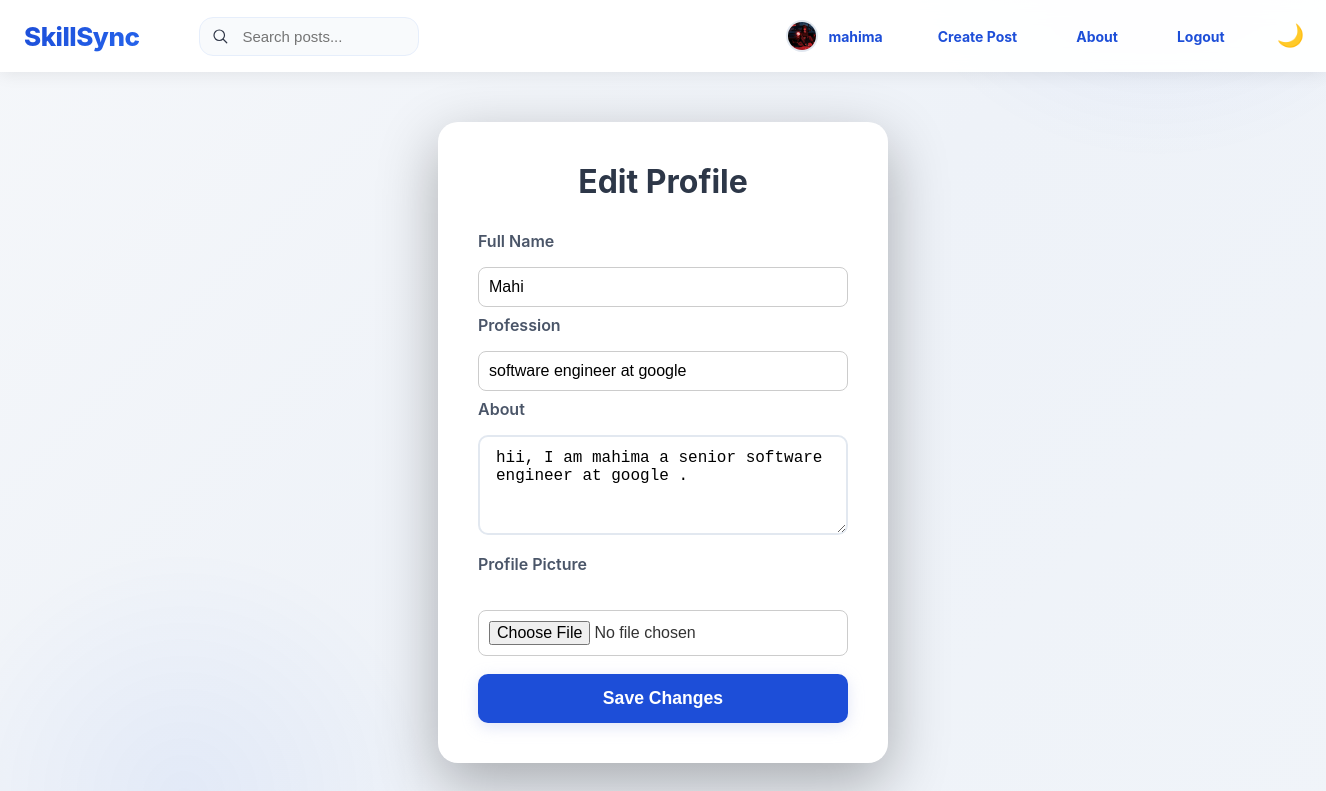
Screenshot of /edit-profile/ (signed in) with the database file from the repository.
### main/models.py (models this page shows, shortened)
class Profile(models.Model):
    user = models.OneToOneField(User, on_delete=models.CASCADE)
    full_name = models.CharField(max_length=100, blank=True)
    profession = models.CharField(max_length=100, blank=True)
    about = models.TextField(blank=True)
    profile_picture = models.ImageField(upload_to='profile_pics/', default='profile_pics/default.jpg')
    def get_profile_picture_url(self):
        if self.profile_picture:
            try:
                if self.profile_picture.storage.exists(self.profile_picture.name):
                    if 'default' not in self.profile_picture.name:
                        return self.profile_picture.url
            except:
                pass
        return None

### main/views.py (the view)
# urls.py: path('edit-profile/', views.edit_profile, name='edit_profile'),
@login_required
def edit_profile(request):
    profile, created = Profile.objects.get_or_create(user=request.user)
    if request.method == 'POST':
        form = ProfileForm(request.POST, request.FILES, instance=profile)
        if form.is_valid():
            form.save()
            messages.success(request, "Your profile has been updated successfully!")
            return redirect('view_profile', username=request.user.username)
        else:
            messages.error(request, "Please correct the errors below.")
    else:
        form = ProfileForm(instance=profile)
    return render(request, 'profile_edit.html', {'form': form})

### main/forms.py
class ProfileForm(forms.ModelForm):
    class Meta:
        model = Profile
        fields = ['full_name', 'profession', 'about', 'profile_picture']

### main/templates/profile_edit.html (shortened to what this page needs)
{% extends 'base.html' %}
{% block content %}
<div class="center-card">
    <div class="register-card">
        <h2>Edit Profile</h2>
        <form method="POST" enctype="multipart/form-data" novalidate>
            <div class="form-container">
                <div class="mb-3">
                    <label class="form-label">Full Name</label>
                    <input type="text" name="full_name"
                           class="form-control {% if form.full_name.errors %}is-invalid{% endif %}"
                           placeholder="Enter your full name"
                           value="{{ form.full_name.value|default:'' }}" required>
                </div>
                <div class="mb-3">
                    <label class="form-label">Profession</label>
                    <input type="text" name="profession"
                           class="form-control {% if form.profession.errors %}is-invalid{% endif %}"
                           placeholder="Your profession"
                           value="{{ form.profession.value|default:'' }}">
                </div>
                <div class="mb-3">
                    <label class="form-label">About</label>
                    <textarea name="about" rows="4"
                              class="form-control {% if form.about.errors %}is-invalid{% endif %}"
                              placeholder="Tell us about yourself">{{ form.about.value|default:'' }}</textarea>
                </div>
                <div class="mb-3">
                    <label class="form-label">Profile Picture</label><br>
                    <input type="file" name="profile_pic" class="form-control" accept="image/*">
                </div>
                <button type="submit" class="btn-register">Save Changes</button>
            </div>
        </form>
    </div>
</div>
{% endblock %}

### main/templates/base.html (shortened to what this page needs)
{% load static %}
<!DOCTYPE html>
<html lang="en">
<head>
    <link rel="stylesheet" href="{% static 'css/style.css' %}">
</head>
<body>
    <nav class="navbar">
        <a href="{% url 'home' %}" class="logo">SkillSync</a>
        <form action="{% url 'search' %}" method="get" class="search-form" role="search" aria-label="Search posts">
            <div class="search-input-wrapper">
                <input type="search" name="q" placeholder="Search posts..." aria-label="Search posts">
            </div>
        </form>
        <div class="nav-links">
    {% if user.is_authenticated %}
        <a href="{% url 'view_profile' user.username %}" class="profile-link NavtBtn" title="{{ user.username }}">
            <div class="navbar-avatar-wrapper">
                {% if user.profile.profile_picture and user.profile.get_profile_picture_url %}
                    <img src="{{ user.profile.get_profile_picture_url }}"
                         class="navbar-profile-img"
                         alt="{{ user.username }}"
                         onerror="handleImageError(this)">
                {% else %}
                    <div class="navbar-avatar-fallback" style="position: static; display: flex;">
                        {{ user.username|first|upper }}
                    </div>
                {% endif %}
            </div>
            <span>{{ user.username }}</span>
        </a>
        <a href="{% url 'add_content' %}" class="NavtBtn">Create Post</a>
        <a href="{% url 'about' %}" class="NavtBtn">About</a>
        <a href="{% url 'logout' %}" class="NavtBtn">Logout</a>
    {% else %}
        <a href="{% url 'login' %}" class="NavtBtn">Login</a>
        <a href="{% url 'register' %}" class="NavtBtn">Register</a>
        <a href="{% url 'about' %}" class="NavtBtn">About</a>
    {% endif %}
    <button class="dark-mode-toggle" id="darkModeToggle" title="Toggle dark mode">🌙</button>
</div>
    </nav>
    <div class="main-container">
        {% block content %}{% endblock %}
    </div>
</body>
</html>

### static/css/style.css (style rules this page uses)
* { margin: 0; padding: 0; box-sizing: border-box; }
body { font-family: 'Segoe UI', Tahoma, Geneva, Verdana, sans-serif; background: #f4f6f8; color: #333; }
.navbar { background: #1d4ed8; color: #fff; padding: 15px 0; }
.navbar .logo { font-size: 24px; font-weight: bold; color: #fff; text-decoration: none; }
.navbar .nav-links a { margin-left: 15px; text-decoration: none; color: #fff; padding: 7px 15px; border-radius: 5px; transition: 0.3s; }
.main-container { max-width: 900px; margin: 30px auto; padding: 0 20px; }
form input[type="text"], form textarea, form input[type="file"] { width: 100%; padding: 10px; margin: 8px 0; border-radius: 8px; border: 1px solid #ccc; }
form button { background: #1d4ed8; color: #fff; padding: 10px 15px; border: none; border-radius: 8px; cursor: pointer; transition: 0.3s; }

### main/templates/base.html (style rules this page uses)
* { margin: 0; padding: 0; box-sizing: border-box; }
body { font-family: -apple-system, BlinkMacSystemFont, 'Segoe UI', Roboto, Oxygen, Ubuntu, Cantarell, sans-serif; background: linear-gradient(135deg, #f5f7fa 0%, #eef2f8 50%, #f0f4f9 100%); min-height: 100vh; position: relative; overflow-x: hidden; }
body::before { content: ''; position: fixed; top: -50%; right: -10%; width: 600px; height: 600px; background: radial-gradient(circle, rgba(29, 78, 216, 0.08) 0%, transparent 70%); border-radius: 50%; z-index: 0; pointer-events: none; animation: float 20s ease-in-out infinite; }
body::after { content: ''; position: fixed; bottom: -20%; left: -5%; width: 500px; height: 500px; background: radial-gradient(circle, rgba(37, 99, 235, 0.06) 0%, transparent 70%); border-radius: 50%; z-index: 0; pointer-events: none; animation: float 25s ease-in-out infinite reverse; }
.navbar { display: flex; justify-content: space-between; align-items: center; padding: 14px 24px; background: rgba(255, 255, 255, 0.95); backdrop-filter: blur(10px); box-shadow: 0 2px 16px rgba(0, 0, 0, 0.08); position: sticky; top: 0; z-index: 100; }
.navbar .logo { font-size: 26px; font-weight: 800; background: linear-gradient(135deg, #1d4ed8 0%, #2563eb 100%); -webkit-background-clip: text; -webkit-text-fill-color: transparent; background-clip: text; text-decoration: none; min-width: fit-content; letter-spacing: -0.5px; }
.search-form { margin-left: 60px; display: flex; align-items: center; gap: 8px; width: 100%; }
.search-input-wrapper { position: relative; display: inline-block; width: 560px; max-width: calc(100% - 360px); min-width: 220px; }
.search-form input[type="search"] { padding: 10px 14px 10px 42px; border-radius: 14px; border: 1px solid #e6eefb; background: #f8fafc; width: 100%; transition: box-shadow 0.15s ease, border-color 0.15s ease; font-size: 15px; color: #0f172a; }
.navbar .nav-links { display: flex; align-items: center; gap: 12px; }
.navbar .nav-links a { text-decoration: none; color: #475569; padding: 8px 16px; border-radius: 6px; transition: all 0.3s ease; font-weight: 500; font-size: 14px; white-space: nowrap; }
.navbar .nav-links .profile-link { display: flex; align-items: center; gap: 10px; text-decoration: none; color: #333; padding: 6px 12px; border-radius: 6px; transition: all 0.3s ease; }
.navbar-avatar-wrapper { position: relative; display: inline-flex; align-items: center; justify-content: center; width: 32px; height: 32px; }
.navbar .nav-links .profile-link img { width: 32px; height: 32px; border-radius: 50%; object-fit: cover; border: 2px solid #e2e8f0; }
.dark-mode-toggle { background: none; border: none; cursor: pointer; font-size: 22px; padding: 8px 12px; border-radius: 8px; transition: all 0.3s ease; display: flex; align-items: center; justify-content: center; color: #1d4ed8; margin-left: 12px; }
.main-container { min-height: calc(100vh - 60px); padding: 0; position: relative; z-index: 1; }
@media (min-width: 769px) { .navbar .nav-links { display: flex; } }
.NavtBtn { color: #1d4ed8 !important; font-weight: 800; padding: 8px 16px; border-radius: 6px; text-decoration: none; transition: all 0.3s ease; }
.navbar .nav-links a.NavtBtn { font-weight: 700 !important; }

### rows the page displays
Profile: full_name "Mahi", profession "software engineer at google", about "hii, I am mahima a senior software engineer at google ."

### other values shown
{{ user.username }} "mahima"
